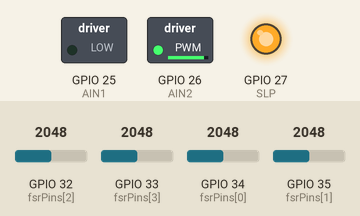
Recording of a sketch running on a simulated ESP32. Shown: switched loads named in the sketch (green lamp = pin HIGH), output pins drawn as LEDs (lit = HIGH). Inputs (shaded band) come from the test bench; at power-on: GPIO 32 (fsrPins[2]) = 2048, GPIO 33 (fsrPins[3]) = 2048, GPIO 34 (fsrPins[0]) = 2048, GPIO 35 (fsrPins[1]) = 2048 (analog values on the 0–4095 scale). What the sketch prints to the serial monitor is not drawn.

Above: at 1.3 s.
1.4 s: GPIO 32 (fsrPins[2]) set to 2302
2.9 s: GPIO 32 (fsrPins[2]) set to 2373
Timing chart, 0 to 5.9 s (numbered marks = the images above; inputs shaded):
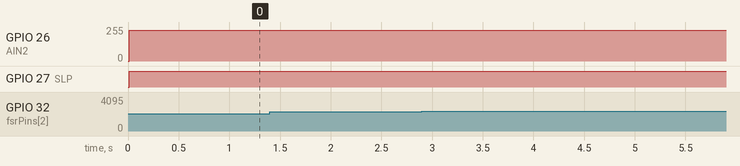

Measured:
- after the input at 1.4 s, every drawn part: stays the same
- after the input at 2.9 s, every drawn part: stays the same

The sketch:

smartCompressionSleeve_5kohm.ino
```cpp
/*
 * ESP32 Smart Sleeve - Auto-Adjust Logic
 * Features: Averaging, Outlier Rejection, Sensitivity Boost, Speed Control, & Low-Pressure Debounce
 * Hardware: DRV8833 (25, 26, 27) + 4x FSR 406 (34, 35, 32, 33)
 */

// Pin Definitions
const int AIN1 = 25;
const int AIN2 = 26;
const int SLP  = 27;
const int fsrPins[] = {34, 35, 32, 33}; // 4 Signal Pins

// Target Range & Calibration
const float TARGET_MIN = 25.0;
const float TARGET_MAX = 35.0;
const float OUTLIER_THRESHOLD = 7.0;    // If a sensor is off by > 7 mmHg from the avg, drop it
const float SENSITIVITY_BOOST = 2;    // Calibration multiplier. 1.0 = raw calculation, 1.5 = 50% boost

// PWM Speed Control Settings (ESP32 V3.x API)
const int MOTOR_SPEED = 230;    // Set speed from 0 (stop) to 255 (max speed)
const int PWM_FREQ = 5000;      // 5 kHz frequency
const int PWM_RES = 8;          // 8-bit resolution (0-255)

// Debounce Tracking
int consecutiveLowReads = 0;    // Tracks how many times pressure was too low
const int REQUIRED_LOW_READS = 3; // How many times it must be low before tightening

void setup() {
  Serial.begin(115200);

  pinMode(SLP, OUTPUT);
  digitalWrite(SLP, LOW); // Start in Sleep

  // Set up ESP32 PWM using the new V3.x syntax for speed control
  ledcAttach(AIN1, PWM_FREQ, PWM_RES);
  ledcAttach(AIN2, PWM_FREQ, PWM_RES);

  analogReadResolution(12);
  Serial.println("System Initialized. Outlier Rejection, Speed Control, & Debounce Active.");
}

void loop() {
  float pressures[4];
  float totalPressure = 0;

  Serial.print("Raw ADCs -> ");

  // 1. Read all 4 Sensors and Store Pressures
  for (int i = 0; i < 4; i++) {
    int raw = analogRead(fsrPins[i]);

    Serial.print("FSR[");
    Serial.print(i);
    Serial.print("]: ");
    Serial.print(raw);
    Serial.print("  ");

    // Mapping 0-4095 to 0-50 mmHg (adjusted for 5.1k resistor), then applying sensitivity boost
    float p = ((raw - 162) * (50.0 / (3256.0 - 162.0))) * SENSITIVITY_BOOST;
    if (p < 0) p = 0;

    pressures[i] = p;         // Store individual pressure
    totalPressure += p;       // Add to total
  }

  // Calculate the initial average
  float avgPressure = totalPressure / 4.0;

  // 2. Outlier Detection
  float maxDeviation = 0;
  int outlierIndex = -1;

  for (int i = 0; i < 4; i++) {
    float deviation = abs(pressures[i] - avgPressure);
    if (deviation > maxDeviation) {
      maxDeviation = deviation;
      outlierIndex = i;
    }
  }

  // 3. Outlier Rejection
  if (maxDeviation > OUTLIER_THRESHOLD) {
    Serial.print("| Dropping FSR[");
    Serial.print(outlierIndex);
    Serial.print("] (Dev: ");
    Serial.print(maxDeviation, 1);
    Serial.print(") ");

    avgPressure = (totalPressure - pressures[outlierIndex]) / 3.0;
  }

  // Print final calculated average
  Serial.print("| Final Avg: ");
  Serial.print(avgPressure, 1);
  Serial.print(" mmHg | Status: ");

  // 4. Motor Control Logic with Debounce
  if (avgPressure < TARGET_MIN) {
    consecutiveLowReads++; // Increment the counter

    if (consecutiveLowReads >= REQUIRED_LOW_READS) {
      Serial.println("Tightening...");
      motorMove(true); // Clockwise
    } else {
      // Print the warning but don't move yet
      Serial.print("Low Pressure (Wait ");
      Serial.print(consecutiveLowReads);
      Serial.print("/");
      Serial.print(REQUIRED_LOW_READS);
      Serial.println(")...");
      motorStop();
    }
  }
  else if (avgPressure > TARGET_MAX) {
    consecutiveLowReads = 0; // Reset counter because pressure is high
    Serial.println("Releasing...");
    motorMove(false); // Counter-Clockwise
  }
  else {
    consecutiveLowReads = 0; // Reset counter because target is met
    Serial.println("Target Met - Sleeping.");
    motorStop();
  }

  delay(500); // Check twice per second
}

void motorMove(bool forward) {
  digitalWrite(SLP, HIGH); // Wake driver
  if (forward) {
    ledcWrite(AIN1, MOTOR_SPEED);
    ledcWrite(AIN2, 0);
  } else {
    ledcWrite(AIN1, 0);
    ledcWrite(AIN2, MOTOR_SPEED);
  }
}

void motorStop() {
  ledcWrite(AIN1, 0);
  ledcWrite(AIN2, 0);
  digitalWrite(SLP, LOW); // Save Battery
}
```
